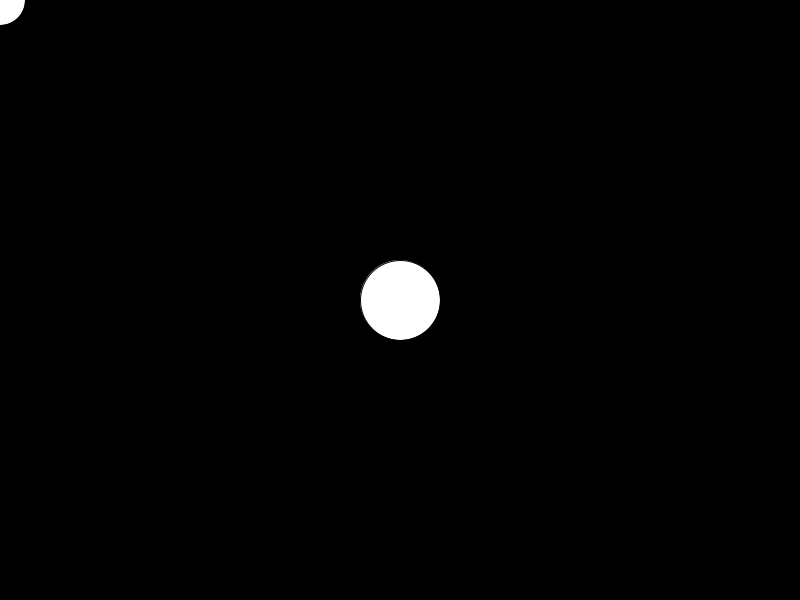
Frame 1 (no input)
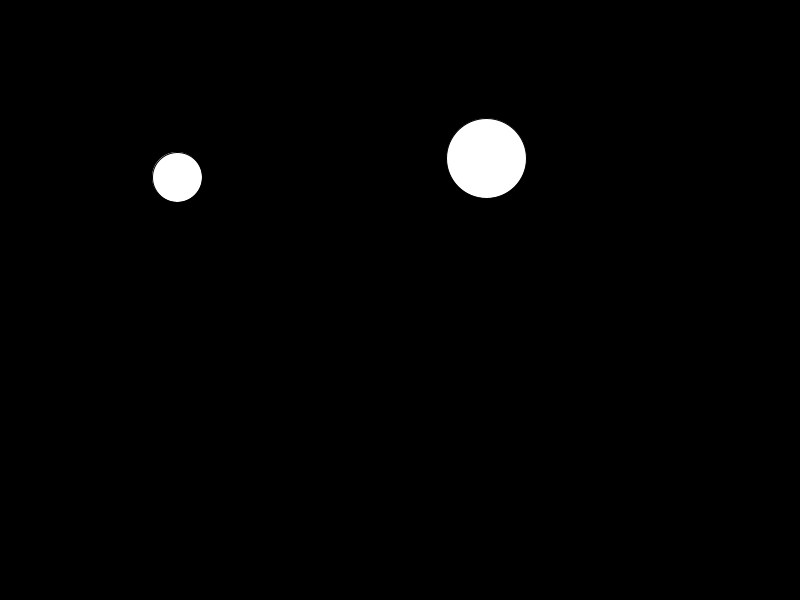
Frame 60 (the mouse pressed at the canvas centre just before this capture)
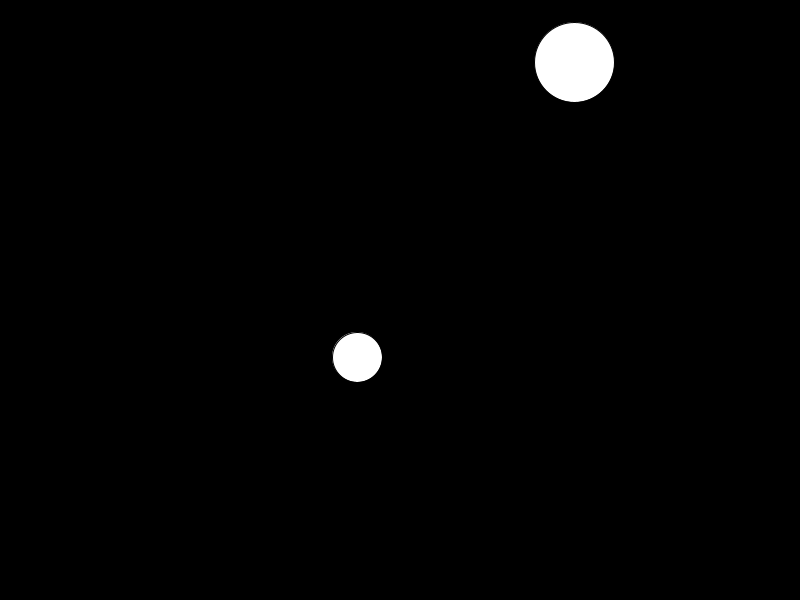
Frame 120 (the mouse held since frame 60 and released just before this capture)

The Processing sketch that drew these frames (run headless with seeded random() and noise(); from frame 60 on, the mouse is pressed at the canvas centre):

// Processing sketch: LotsOfBalls
// ── LotsOfBalls.pde
//declare variables
float x, y, velX, velY, diam;
float x1, y1, speedx, speedy, diam1;

void setup() {
  //set size of canvas
  size(800, 600);

  //initialize variables
  x = width/2;
  y = height/2;
  diam = 80;
  velX = random(-5, 5);
  velY = random(-5, 5);
  
  x1 = 0;
  y1 = 0;
  speedx= 3;
  speedy= 3;
  diam1=50;
}

void draw() {
  //draw background to cover previous frame
  background(0);

  //draw ball
  ellipse(x, y, diam, diam);
  ellipse(x1,y1, diam1, diam1);

  //add velocity to position
  x += velX;
  y += velY;
  
  x1= x1+speedx;
  y1= y1+speedy;

  //bounce ball if it hits walls
  if (x + diam/2 >= width) {
    velX = -abs(velX);    //if the ball hits the right wall, assign x velocity the negative version of itself
  } else if (x - diam/2 <= 0) {
    velX = abs(velX);     //if the ball hits the left wall, assign x velocity the positive version of itself
  }
  if (y + diam/2 >= height) {
    velY = -abs(velY);
  } else if (y - diam/2 <= 0) {
    velY = abs(velY);
  }
  
  if(x1 >= width){
    speedx= speedx * -1;
  } 
  if (x1 <=0){
      speedx= speedx * -1;
  }
  if (y1 >= height){
    speedy=speedy*-1;
  }
  if (y1 <=0){
    speedy=speedy*-1;
  }
}
